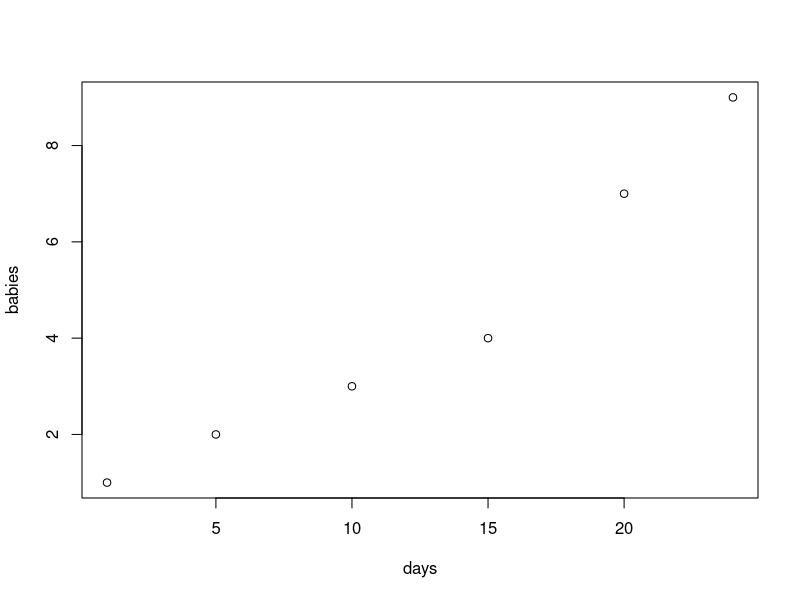
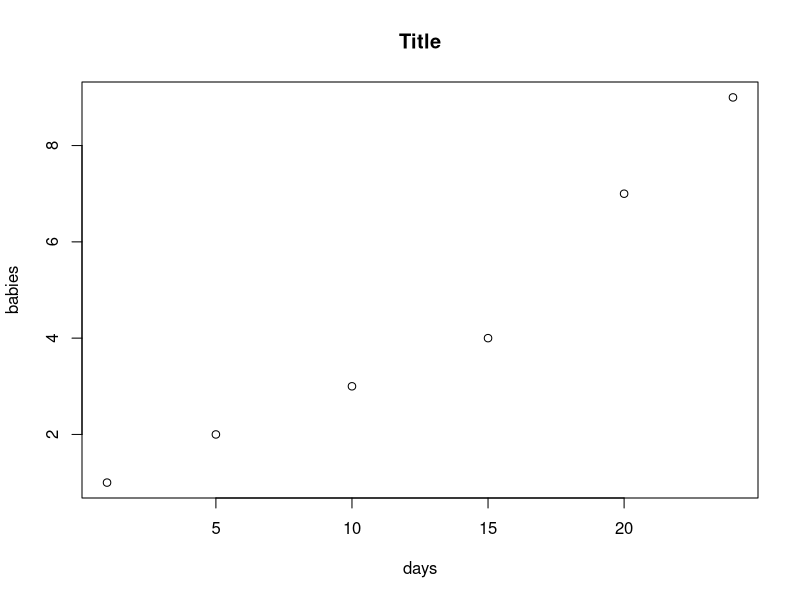
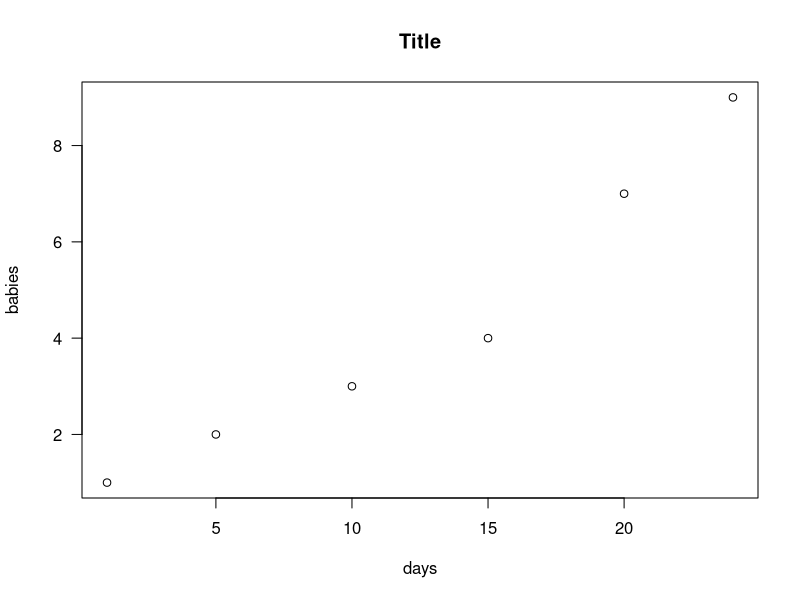
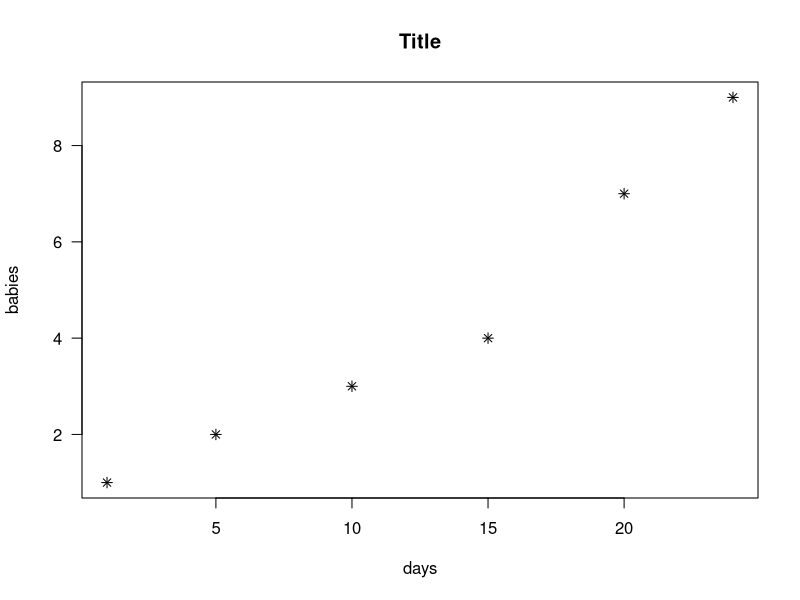
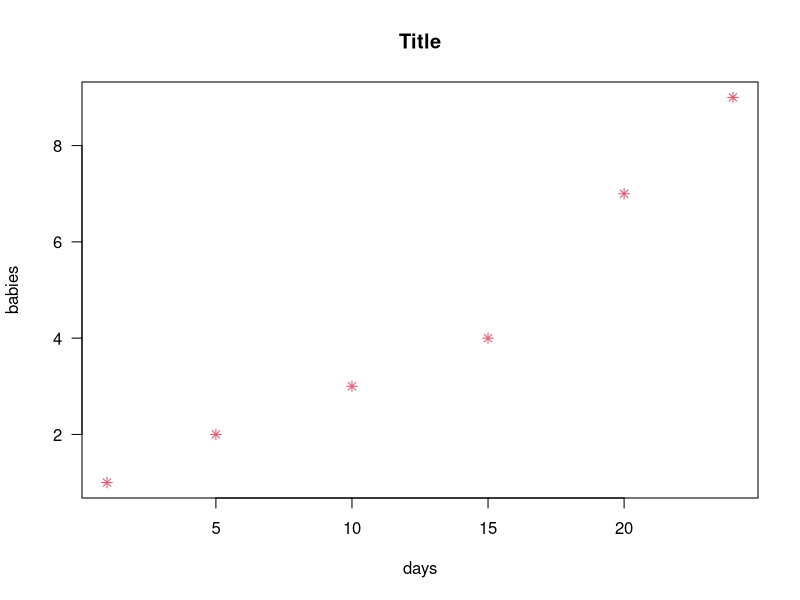
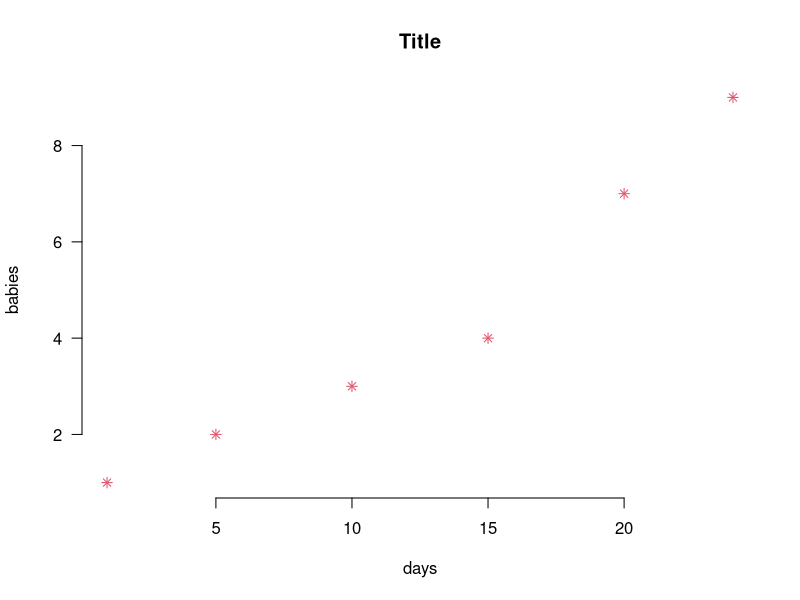
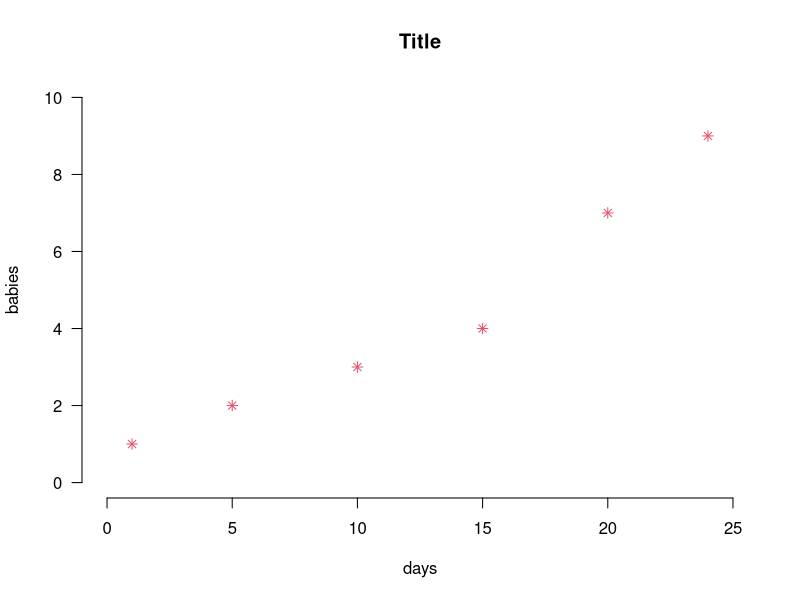
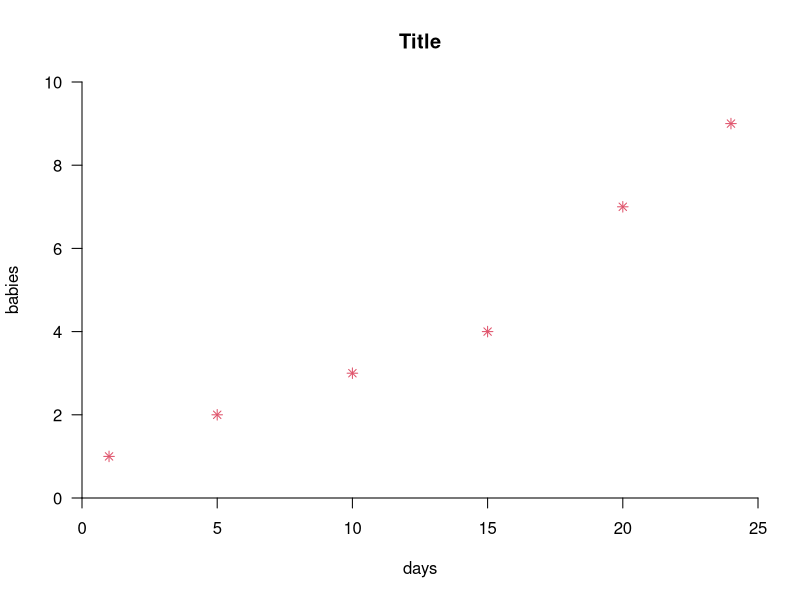

The R script that drew these images, in order: (Note: this script raises an error after producing the figures.)
## ---- chunk 1
knitr::opts_chunk$set(echo = TRUE)
## ---- chunk 2
# This is a comment
days <- c(1, 5, 10, 15, 20, 24)
# This line creates a vector named days containing six elements: 1, 5, 10, 15, 20, and 24.
# The <- symbol is the assignment operator in R, used to assign the values on the right to the variable on the left.
# The c() function is used for concatenation. It combines the given numbers into a single vector.
babies <- c(1, 2, 3, 4, 7, 9) 
## ---- chunk 3
class(days) # this function return object class
class(babies)
## ---- chunk 4
plot(days, babies)
## ---- chunk 5
plot(days, babies, main="Title", xlab="days", ylab="babies")
## ---- chunk 6
plot(days, babies, main="Title", xlab="days", ylab="babies", las=1)
## ---- chunk 7
plot(days, babies, main="Title", xlab="days", ylab="babies", las=1, pch=8)
## ---- chunk 8
plot(days, babies, main="Title", xlab="days", ylab="babies", las=1, pch=8, col=2)
## ---- chunk 9
plot(days, babies, main="Title", xlab="days", ylab="babies", las=1, pch=8, col=2, frame.plot = FALSE)
## ---- chunk 10
plot(days, babies, main="Title", xlab="days", ylab="babies", las=1, pch=8, col=2, frame.plot = FALSE, xlim=c(0,25), ylim=c(0,10)) 
## ---- chunk 11
plot(days, babies, main="Title", xlab="days", ylab="babies", las=1, pch=8, col=2, frame.plot = FALSE, xlim=c(0,25), ylim=c(0,10), yaxs="i", xaxs="i") 
## ---- chunk 12
plot(days, babies, # plot a scatter chart of days and babies
     main="Title", # add a title label
     xlab="days",  # add x-axis labels
     ylab="babies", # add y-axis labels
     las=1, # rotate the values on the y-axis
     pch=8, # change plotting character
     col=2, # change plotting color
     frame.plot = FALSE, # remove top and right borders
     xlim=c(0,25), # change x-axis limits
     ylim=c(0,10), # change y-axis limits
     yaxs="i", # set the y-axis limits to exact values
     xaxs="i") # set the x-axis limits to exact values

## ---- chunk 13
# here you need to find the path to the local where your table is:
# deg_table <-read.table("/home/vivischuch/Downloads/GSE66273.top.table.tsv", header = TRUE, sep = "\t")
deg_table <- GSE66273.top.table.tsv

str(deg_table) # display the internal structure of a data frame
head(deg_table) # display the first rows

deg_table$minuslog10P <- -log10(deg_table$P.Value) # calculate the -log10 of the P-value

degs <- deg_table[deg_table$P.Value < 0.05,]  # get the DEGs based on statistical significance
up <- degs[degs$logFC > 1,] # Based on their fold change, select up regulated genes
down <- degs[degs$logFC < 1,] #and down regulated genes
## ---- chunk 14
plot(deg_table$logFC, deg_table$minuslog10P, main="Volcano Plot", xlab="log2FC", ylab="-log10P", las=1, pch=20)

abline(h=1.3, col="blue") # add horizontal straight line at the cut-off
abline(v=c(-1,1), col="blue") # add vertical straight lines

# Add grey points to unperturbed genes
with(subset(deg_table, minuslog10P < 1.3), points(logFC, minuslog10P, pch=20, col="gray")) 
# Add green points to downregulated genes
with(subset(deg_table, logFC < -1 & minuslog10P > 1.3), points(logFC, minuslog10P, pch=20, col="blue")) 
# Add red points to upregulated genes
with(subset(deg_table, logFC > 1 & minuslog10P > 1.3), points(logFC, minuslog10P, pch=20, col="red")) 
